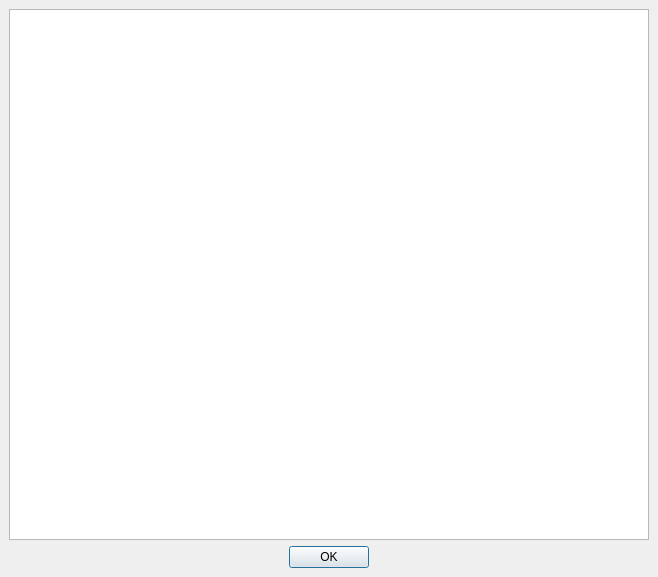
<ui version="4.0" >
 <class>DlgViewQuestion</class>
 <widget class="QDialog" name="DlgViewQuestion" >
  <property name="geometry" >
   <rect>
    <x>0</x>
    <y>0</y>
    <width>658</width>
    <height>577</height>
   </rect>
  </property>
  <property name="windowTitle" >
   <string>Frage ansehen</string>
  </property>
  <layout class="QVBoxLayout" >
   <property name="margin" >
    <number>9</number>
   </property>
   <property name="spacing" >
    <number>6</number>
   </property>
   <item>
    <widget class="QTextBrowser" name="textBrowser" >
     <property name="font" >
      <font>
       <pointsize>10</pointsize>
      </font>
     </property>
    </widget>
   </item>
   <item>
    <layout class="QHBoxLayout" >
     <property name="margin" >
      <number>0</number>
     </property>
     <property name="spacing" >
      <number>6</number>
     </property>
     <item>
      <spacer>
       <property name="orientation" >
        <enum>Qt::Horizontal</enum>
       </property>
       <property name="sizeHint" >
        <size>
         <width>40</width>
         <height>20</height>
        </size>
       </property>
      </spacer>
     </item>
     <item>
      <widget class="QPushButton" name="pbOK" >
       <property name="text" >
        <string>OK</string>
       </property>
      </widget>
     </item>
     <item>
      <spacer>
       <property name="orientation" >
        <enum>Qt::Horizontal</enum>
       </property>
       <property name="sizeHint" >
        <size>
         <width>40</width>
         <height>20</height>
        </size>
       </property>
      </spacer>
     </item>
    </layout>
   </item>
  </layout>
 </widget>
 <tabstops>
  <tabstop>textBrowser</tabstop>
  <tabstop>pbOK</tabstop>
 </tabstops>
 <resources/>
 <connections>
  <connection>
   <sender>pbOK</sender>
   <signal>clicked()</signal>
   <receiver>DlgViewQuestion</receiver>
   <slot>accept()</slot>
   <hints>
    <hint type="sourcelabel" >
     <x>367</x>
     <y>566</y>
    </hint>
    <hint type="destinationlabel" >
     <x>358</x>
     <y>293</y>
    </hint>
   </hints>
  </connection>
 </connections>
</ui>
